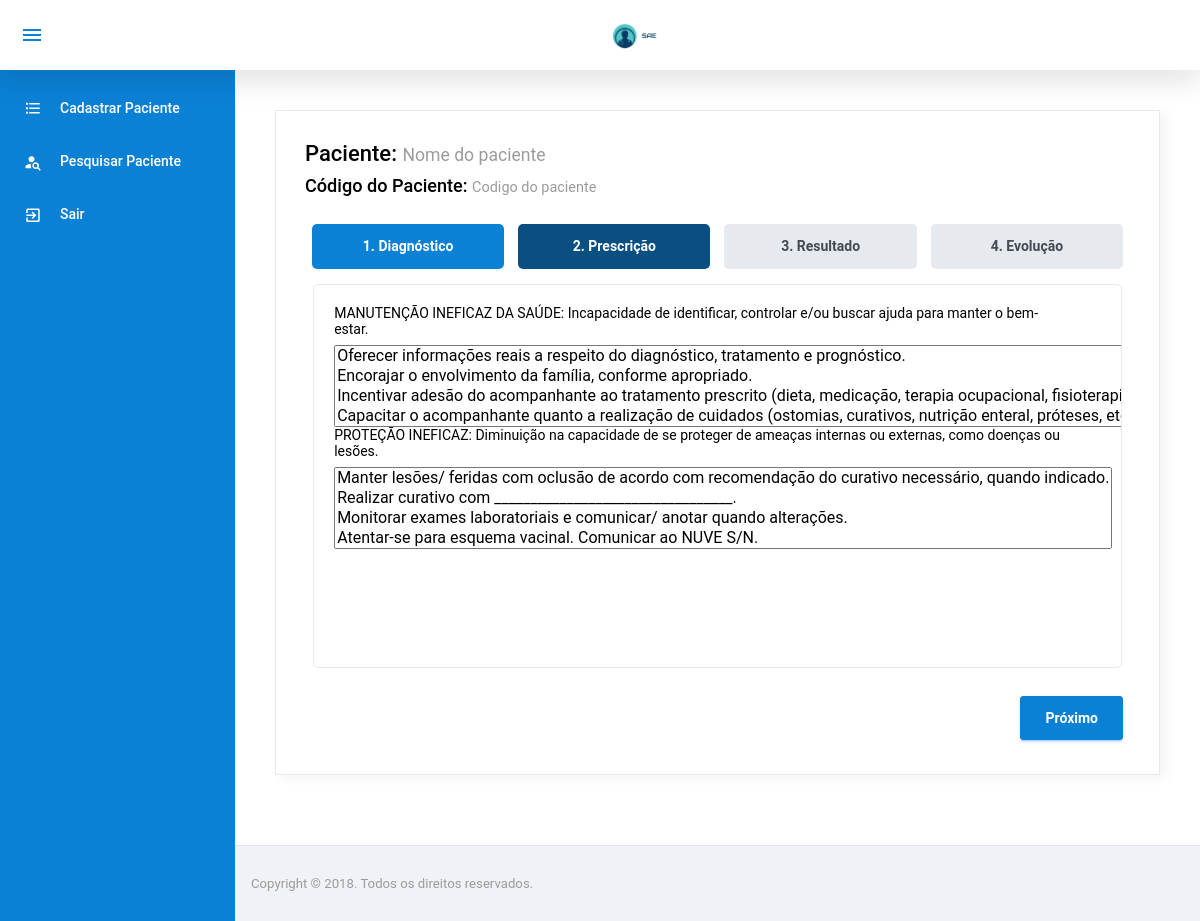
/rotina/RotinaPrescricao.php?idQuestionario=4 (signed in), run on the app's committed database.
### tables this page shows
CREATE TABLE `pacientediagnostico` (
  `IdDiagnostico` int(11) NOT NULL,
  `IdQuestionarioDiagPresc` int(11) NOT NULL
);

CREATE TABLE `diagnostico` (
  `IdDiagnostico` int(11) NOT NULL,
  `Descricao` varchar(300) NOT NULL,
  `IdUnidadeInternacao` tinyint(4) NOT NULL
);

### config/BD.php (called while the page is built, shortened)
<?php
	class BancoDados{
		public static function obterConexao(){
			if(isset($conexao) == false){
				$conexao = new PDO("mysql:dbname=u989534060_sae;host=localhost","root","",array(PDO::MYSQL_ATTR_INIT_COMMAND => "SET NAMES utf8"));
				$conexao->setAttribute(PDO::ATTR_ERRMODE, PDO::ERRMODE_EXCEPTION);
			}
			return $conexao;
		}
	}
?>

### model/PacienteDiagnosticoModel.php (called while the page is built, shortened)
<?php
	require_once $_SERVER["DOCUMENT_ROOT"] . "/sae/config/BD.php";
	class PacienteDiagnosticoModel{
		private $bd;
		 function __construct(){
		 	$this->bd = BancoDados::obterConexao();
		 }
         public function listarIdQuestionarioDiagPresc($idQuestionarioDiagPresc){
            $listarIdQuestionarioDiagPresc = $this->bd->prepare("SELECT * from pacienteDiagnostico where IdQuestionarioDiagPresc = :idQuestionarioDiagPresc");
            $listarIdQuestionarioDiagPresc->bindParam(":idQuestionarioDiagPresc", $idQuestionarioDiagPresc);
            $listarIdQuestionarioDiagPresc->execute();
            $res = $listarIdQuestionarioDiagPresc->fetchAll(PDO::FETCH_ASSOC);
            return $res;
         }
	}
?>

### model/DiagnosticoModel.php (called while the page is built, shortened)
<?php
	require_once $_SERVER["DOCUMENT_ROOT"] . "/sae/config/BD.php";
	class DiagnosticoModel{
		private $bd;
		 function __construct(){
		 	$this->bd = BancoDados::obterConexao();
		 }
		public function listarID($idDiagnostico){
            $listarUm = $this->bd->prepare("SELECT * from diagnostico where idDiagnostico = :idDiagnostico");
            $listarUm->bindParam(":idDiagnostico", $idDiagnostico, PDO::PARAM_INT);
            $listarUm->execute();
            $res = $listarUm->fetch(PDO::FETCH_ASSOC);
            return $res;
		 }
	}
?>

### model/PrescricaoDiagnosticoModel.php (called while the page is built, shortened)
<?php
	require_once $_SERVER["DOCUMENT_ROOT"] . "/sae/config/BD.php";
	class PrescricaoDiagnosticoModel{
		private $bd;
		 function __construct(){
		 	$this->bd = BancoDados::obterConexao();
		 }
		 public function listarPorIdDiagnostico($idDiagnostico){
			$listarPorIdDiagnostico = $this->bd->query("SELECT * from diagnosticoprescricao WHERE IdDiagnostico = " . $idDiagnostico);
			$res = $listarPorIdDiagnostico->fetchAll(PDO::FETCH_ASSOC);
			return $res;
		 }
	}
?>

### rotina/RotinaPrescricao.php (the view, shortened to what this page needs)
<!DOCTYPE html>
<html lang="pt-br">
<?php
    include $_SERVER["DOCUMENT_ROOT"] . "/sae/template/header.php";
    require_once $_SERVER["DOCUMENT_ROOT"]	. "/sae/model/PacienteDiagnosticoModel.php";
    require_once $_SERVER["DOCUMENT_ROOT"]	. "/sae/model/DiagnosticoModel.php";
    require_once $_SERVER["DOCUMENT_ROOT"]	. "/sae/model/PrescricaoDiagnosticoModel.php";
    $idQuestionario = $_GET["idQuestionario"];
    $pacienteDiagnosticoModel = new PacienteDiagnosticoModel();
    $diagnosticoModel = new DiagnosticoModel();
    $prescricaoModel = new PrescricaoModel();
    $prescricaoDiagnosticoModel = new PrescricaoDiagnosticoModel();
    $resQuestionarioDiagnosticos = $pacienteDiagnosticoModel->listarIdQuestionarioDiagPresc($idQuestionario);
?>
<body>
  <div class="container-scroller">
    <?php require '../template/menuENF.php'; ?>
      <div class="main-panel">
        <div class="content-wrapper">
            <div class="row">
                <div class="col-12 grid-margin">
                  <div class="card">
                    <div class="card-body">
                      <h4>Paciente: <small class="text-muted">Nome do paciente</small> </h4>
                      <h5>Código do Paciente: <small class="text-muted">Codigo do paciente</small> </h5>
                      <br>
                      <form id="form-rotina" method="POST" action="../controller/QuestionarioDiagnosticoController.php?acao=cadastrarPrescricao">
                        <div role="application" class="wizard clearfix" id="steps-uid-0"><div class="steps clearfix">
                            <ul role="tablist">
                                <li role="tab" class="first done" aria-disabled="false" aria-selected="true">
                                    <a id="steps-uid-0-t-0" aria-controls="steps-uid-0-p-0">
                                    <span class="number">1.</span> Diagnóstico</a>
                                </li>
                                <li role="tab" class="current" aria-disabled="false" aria-selected="false">
                                    <a id="steps-uid-0-t-1" aria-controls="steps-uid-0-p-1">
                                    <span class="number">2.</span> Prescrição</a>
                                </li>
                                <li role="tab" class="disabled" aria-disabled="true">
                                    <a id="steps-uid-0-t-2"  aria-controls="steps-uid-0-p-2">
                                    <span class="number">3.</span> Resultado</a>
                                </li>
                                <li role="tab" class="disabled last" aria-disabled="true">
                                    <a id="steps-uid-0-t-3"  aria-controls="steps-uid-0-p-3">
                                    <span class="number">4.</span> Evolução</a>
                                </li>
                            </ul>
                        </div>
                        <div class="content clearfix">
                          <section id="steps-uid-0-p-1" role="tabpanel" aria-labelledby="steps-uid-0-h-1" class="body current" style="left: 0px;" aria-hidden="false">
                          <?php
                                  foreach($resQuestionarioDiagnosticos as $diagnostico){
                          ?>
                          <?php
                                    $resDiagnostico = $diagnosticoModel->listarID($diagnostico["IdDiagnostico"]);
                                    ?>
                                    <p><?php echo $resDiagnostico['Descricao']?></p>
                                    <select multiple name="diagnostico<?php echo $diagnostico["IdDiagnostico"] ?>[]">
                                    <?php
                                    $resPrescricao = $prescricaoDiagnosticoModel->listarPorIdDiagnostico($resDiagnostico['IdDiagnostico']);
                                    foreach($resPrescricao as $prescricao){
                                      $resPrescricao = $prescricaoModel->listarID($prescricao["IdPrescricao"]);
                                    ?>
                                    <option value="<?php echo $prescricao['IdPrescricao']; ?>"><?php echo $resPrescricao["Descricao"];?></option>
                                    <?php } ?>
                                    </select>
                                  <?php } ?>
                          </section>
                        </div>
                        <div class="actions clearfix">
                            <ul role="menu" aria-label="Pagination">
                              <li aria-hidden="false" aria-disabled="false">
                                <button class="add btn btn-primary font-weight-bold" type="submit">Próximo</button>
                              </li>
                            </ul>
                          </div>
                        </div>
                      </form>
                    </div>
                  </div>
                </div>
              </div>
        </div>
        <?php require '../template/footer.php';?>
      </div>
    </div>
  </div>
</body>
</html>

### data on the page
pacientediagnostico: IdDiagnostico.Descricao "MANUTENÇÃO INEFICAZ DA SAÚDE: Incapacidade de identificar, controlar e/ou buscar ajuda para manter o bem-estar.", IdDiagnostico "Oferecer informações reais a respeito do diagnóstico, tratamento e prognóstico. / Encorajar o envolvimento da família, conforme apropriado. / Incentivar adesão do acompanhante ao tratamento prescrito (dieta, medicação, terapia ocupacional, fisioterapia, etc.). / Capacitar o acompanhante quanto a realização de cuidados (ostomias, curativos, nutrição enteral, próteses, etc.)."
pacientediagnostico: IdDiagnostico.Descricao "PROTEÇÃO INEFICAZ: Diminuição na capacidade de se proteger de ameaças internas ou externas, como doenças ou lesões.", IdDiagnostico "Manter lesões/ feridas com oclusão de acordo com recomendação do curativo necessário, quando indicado. / Realizar curativo com _________________________________. / Monitorar exames laboratoriais e comunicar/ anotar quando alterações. / Atentar-se para esquema vacinal. Comunicar ao NUVE S/N."
